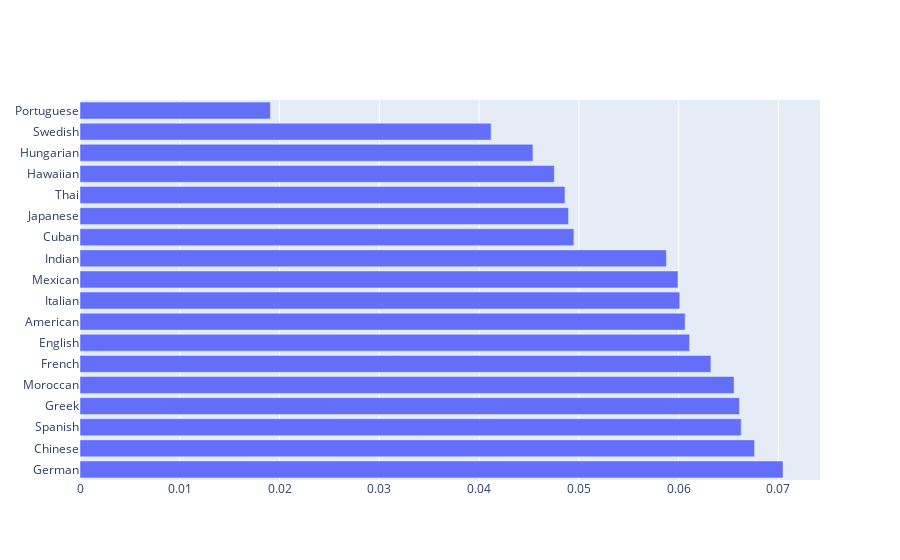

The notebook cell saved with this chart:
### Markdown cell above
### Visualization

### Code cell
# Visualization for Cuisine proportion
# TODO: Reverse order, find ways to color it nicer.
fig_proportion = go.Figure(go.Bar(
    x = df_proportions['Proportion'].tolist(),
    y = df_proportions['Cuisine'].tolist(),
    orientation = 'h'))
fig_proportion.show()

### Figure 1 — Plotly figure (JSON) as saved in the notebook; plotly's stock layout.template omitted (floating-point values rounded to 4 significant figures)
{"data": [{"orientation": "h", "type": "bar", "x": [0.07045, 0.0676, 0.06626, 0.06608, 0.06555, 0.06323, 0.06109, 0.06064, 0.06011, 0.05993, 0.05877, 0.0495, 0.04896, 0.0486, 0.04753, 0.04539, 0.0412, 0.01908], "y": ["German", "Chinese", "Spanish", "Greek", "Moroccan", "French", "English", "American", "Italian", "Mexican", "Indian", "Cuban", "Japanese", "Thai", "Hawaiian", "Hungarian", "Swedish", "Portuguese"]}], "layout": {}}
